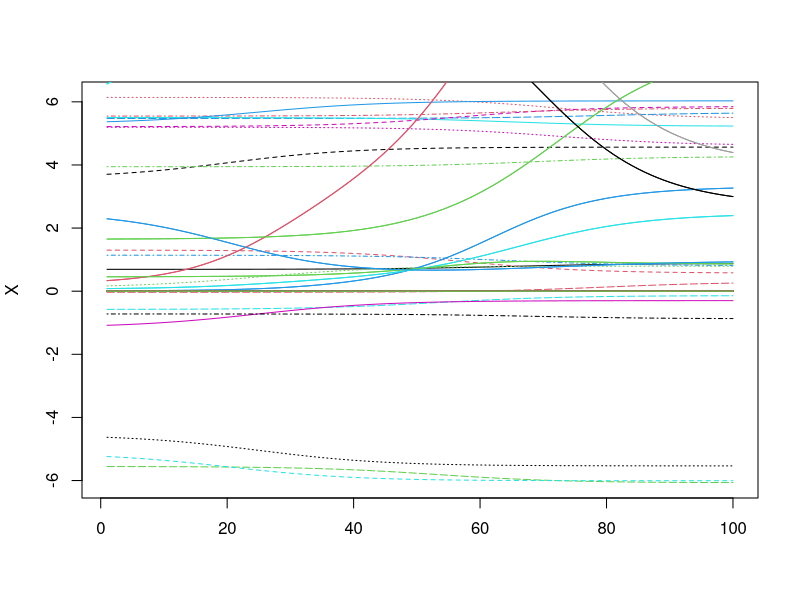

R code for this plot:
# Params

negBin=F
alpha = 3
# n.iter = 10
p = 10
p.y = p*(p-1)/2
n = 100
# TODO d, and d.true are the same?
d = 2
d.true = d
dd=1
n.clust = 3

time = 1:n

# Init vector with 0
sender.true = rep(0, p)
receiver.true = rep(0, p)
spline.time.true = rep(alpha, n)

# TODO: what is this?
logis=function(time, a, b, c) a*(exp(10*(time/n-b))/(1 + exp(10*(time/n-b)))-.5) + c

# Generate a, b, c from uniform distribution using diffrent parameters
# In particular, c will separate the trajectories into clusters.

# Uniform distribution ruinif(x, min, max)
a = runif(p*d.true, -1, 1)*1
b = rep(runif(p, 0.2, 0.8), d.true)
# Clustering (for what means?)
c.clust=0
if(n.clust>1){
  print("clustering implemented for dimension 2 only")
  c.clust = 5*matrix(c(0,0,1,1,-1,1,-1,-1,1,-1), ncol=2, byrow=T)[rep(1:n.clust, each=floor(p/n.clust) , length.out=p), ]
  c.clust = as.vector(t(c.clust))
}
c = runif(p*d.true,-dd,dd) + c.clust


X=matrix(NA, n, p*d.true)

for(i in 1:(p*d.true))X[, i] = logis(time, a[i], b[i], c[i]) 
# Plot trajectories 
matplot(X, ty="l")


# TODO: no idea? estimating lambda?
lambda.true = array(NA, dim = c(p, p, n))
Y.array = array(NA, dim = c(p, p, n))
for(t in 1:n)for(i in 1:p)for(j in 1:p){
  if( i!=j ){
    lambda.true[i,j,t] = exp(  spline.time.true[t] + sender.true[i] + receiver.true[j] - as.numeric(dist(matrix(X[ t, c((i-1)*d.true + 1:d.true, (j-1)*d.true + 1:d.true) ], ncol = d.true, byrow=T))^2) ) 
    Y.array[ i, j, t] = if(negBin==T){rnbinom( 1, 1, mu=lambda.true[ i, j, t])}else{rpois( 1, lambda.true[ i, j, t])}
  }
}

# plot(time, lambda.true[ 1, 2, ], ylim=c(0, max(Y.array, na.rm = T)), ty="l")

for(i in 1:p)for(j in 1:p){
  if( i!=j ){
    lines(time, lambda.true[ i, j, ], col=i+j)
  }
}

# TODO: go over this again?
Y.kf = matrix( NA, n, p*(p-1)/2 )
lambda.true.sum = matrix(NA, n, p*(p-1)/2) 
for(t in 1:n){
  ii = 1
  for(i in 1:(p-1))for(j in (i+1):p){
    lambda.true.sum[t, ii] = lambda.true[ i, j, t] + lambda.true[ j, i, t]
    Y.kf[t, ii] = Y.array[ i, j, t] + Y.array[ j, i, t]
    ii = ii + 1
  }
}


x_0  = as.vector(matrix( X[ 1, ], nrow=d.true)[1:d, ])
gam.sum.pred.mat = matrix( 2*exp(alpha), n, p*(p-1)/2)  # its twice the rate!!!!!!!

Y.kf.static = apply(Y.kf, 2, sum)
Y.kf.static = matrix(Y.kf.static, nrow=1)
gam.sum.pred.mat.static = matrix( n*2*exp(alpha), 1, p*(p-1)/2)  # its twice the rate!!!!!!!



# EKR
require(Matrix)
require(mgcv)

# hazard function / rate -> poisson variable
h.function=function(x.vec, gam.sum.pred.vec) gam.sum.pred.vec * exp( -as.vector(dist(matrix(x.vec, ncol=d, byrow=T))^2))
d.h.function = function(x.i, x.j, gam.sum.pred.ij){
  # First derivative (taylor's expansion) -> latent space
  dist.tmp = dist(rbind(x.i, x.j))^2
  2 * gam.sum.pred.ij * exp(- dist.tmp) * c(x.j - x.i, x.i - x.j)
}

# Inizialiation T=0
X.prior = X.post = matrix(NA, n, p*d) # points in latent space (Expected value of X)
P.prior = P.post = array(NA, dim=c(p*d,p*d,n)) # variance of X

#tuning parameters
Q = diag(0.001, p*d) # X_t+1  = X_T + eps_t : sigma is var(eps)